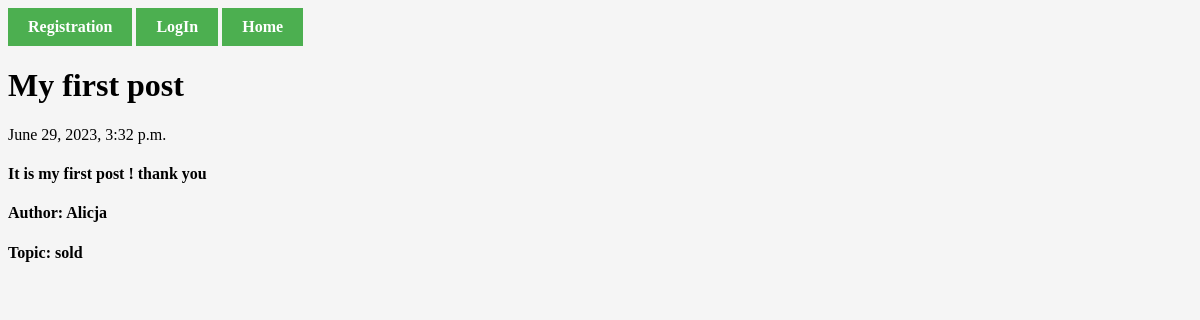
The app's page /posts/1/detailPost/, older data.
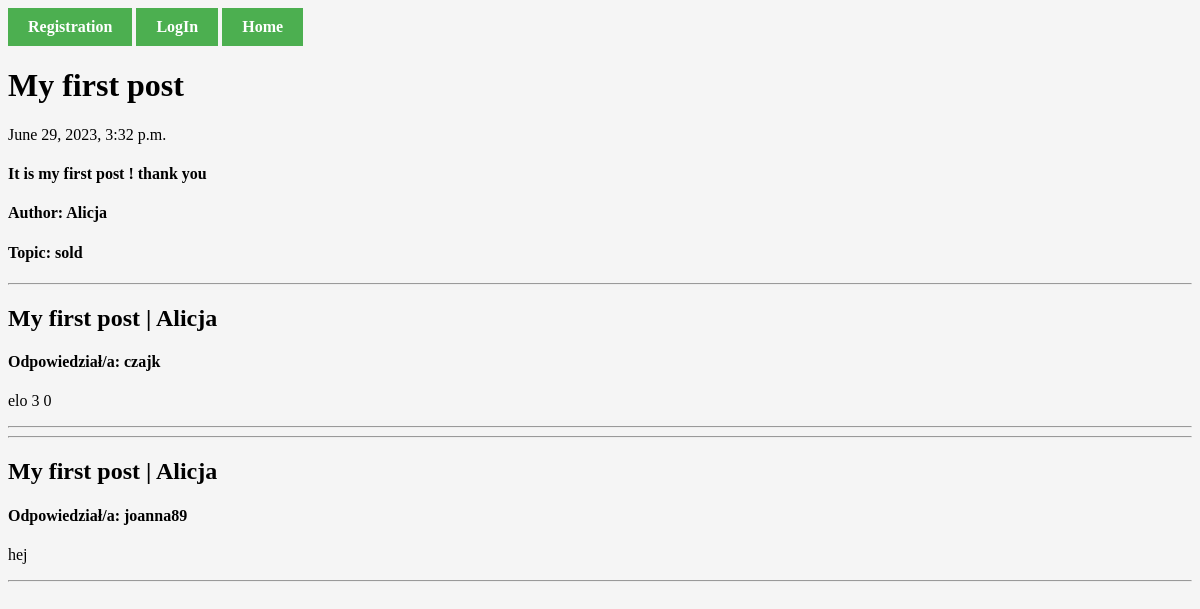
The same page, newer data.
### Registration/models.py (models this page shows, shortened)
class Posts(models.Model):
    title = models.CharField(max_length=200)
    dec = models.TextField(blank=True)
    createDate = models.DateTimeField(auto_now_add=True) # automatically filled by Django during creation
    published = models.BooleanField()
    image = models.ImageField(upload_to='images/',blank=True)
    user = models.ForeignKey(User, on_delete=models.CASCADE) # Creating many to many relationship with User model
    topics = [
        ('', 'Wybierz temat'),
        ('sold', 'Sprzedam'),
        ('buy', 'Kupię'),
        ('rent', 'Wypożyczę'),
        ('look', 'Szukam'),
        ('else', 'Inne'),
    ]
    topic = models.CharField(max_length=4, choices=topics, default='')
    def __str__(self):
        return f'{self.title} | {self.user}'

class PostComment(models.Model):
    content = models.TextField() # content of the commnet
    createDate = models.DateTimeField(auto_now_add=True) # # we need to know when did user post the commnet. date will be add automatically
    image = models.ImageField(upload_to='images/', blank=True)
    user = models.ForeignKey(User, on_delete=models.CASCADE) # we need to create realtionship between the commnet and user .
    post = models.ForeignKey(Posts,on_delete=models.CASCADE,related_name='comments') # each post should has its commnet , we need to add realtionship between post model and commnet model

### Registration/views.py (the view)
# urls.py: path('posts/<int:postId>/detailPost/', views.detailPost, name='detailPost'),
def detailPost(request, postId):
    post = get_object_or_404(Posts, id=postId)
    postComments = post.comments.all().order_by("-createDate") # comments -= related_name
    return render(request,'detailPost.html', {'post':post, "postComments":postComments})

### Registration/TEMPLATES/detailPost.html (shortened to what this page needs)
{% extends 'base.html' %}
{% block content %}
<h1>{{post.title}}</h1>
<p>{{post.createDate}}</p>
<h4>{{post.dec}}</h4>
<h4>Author: {{post.user}}</h4>
<h4>Topic: {{post.topic}}</h4>
{% for postComment in postComments %}
<hr>
<div>
    <h2>{{postComment.post}}</h2>
    <h4>Odpowiedział/a: {{postComment.user}}</h4>
    <p>{{postComment.content}}</p>
</div>
<hr>
{% endfor %}
{% endblock content %}

### baseTemplates/base.html (shortened to what this page needs)
{% load static %}
<!DOCTYPE html>
<html lang="pl">
<head>
    <link rel="stylesheet" href="{% static 'MainUser/css/base.css' %}">
</head>
<body>
    {% if user.is_authenticated %}
        <h3>Hello {{user}} ! It's really very nice to see you again !</h3>
        <a href="{% url 'logOutUser' %}">LogOut</a>
        <a href="{% url 'posts' %}">My own posts</a>
        <a href="{% url 'createNewPosts' %}">Create post</a>
    {% else %}
        <a href="{% url 'register' %}">Registration</a>
        <a href="{% url 'logUser' %}">LogIn</a>
    {% endif %}
    <a href="{% url 'home' %}">Home</a>
    {% block content %}
    {% endblock content %}
</body>
</html>

### MainUser/static/MainUser/css/base.css (style rules this page uses)
a { font-weight: bold; }
a:link, a:visited { background-color: #4CAF50; color: white; padding: 10px 20px; text-align: center; text-decoration: none; display: inline-block; }
body { background-color: whitesmoke; }

Row changes from the older to the newer data that the page shows:
added PostComment: post "My first post | Alicja", user "czajk", content "elo 3 0"
added PostComment: post "My first post | Alicja", user "joanna89", content "hej"
